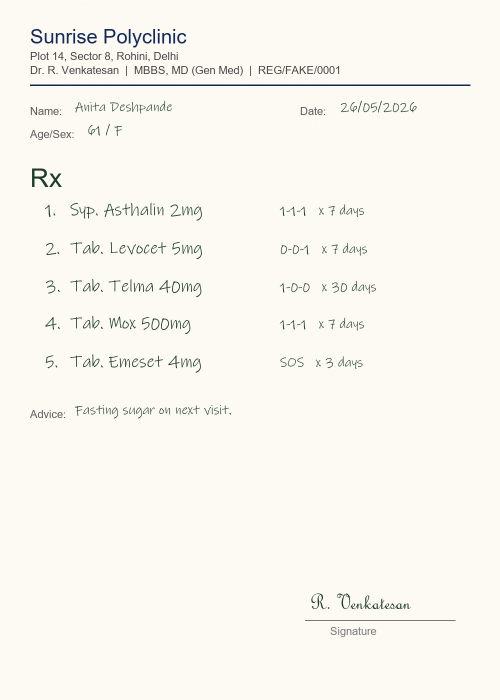
#> input picture data/samples/prescriptions/rx_01_hand_clean.jpg, 1000 x 1400 px (shown at 1/2 size)
$ python -i preprocess.py   (imports and definitions only)
#> lines starting #> are read from the running program, lines starting #| are printed output that depends on the picture; after the words box and inside, x2 and y2 are one past the last pixel; in counts of white or black regions, pixels touching at a corner belong together
#> further down, picture is the input picture: PIL image 1000x1400 RGB; mean R, G, B 249.3, 246.7, 239.9
"""Image preprocessing.

Tesseract was built for scanned documents. Our users photograph a creased prescription
under a ceiling fan at 7 PM. Everything here exists to close that gap; preprocessing
buys more accuracy than any amount of Tesseract configuration.

Order matters: grayscale, upscale, denoise, deskew, then threshold. Thresholding first
destroys the information the other steps need.
"""
from __future__ import annotations

import io
import logging

import cv2
import numpy as np
from PIL import Image, ImageOps

from ..config import settings

log = logging.getLogger(__name__)

#: Tesseract wants roughly 300 DPI equivalent. A 1024px-wide phone photo of an A4 page
#: is about half that, so small print gets upscaled before recognition.
TARGET_MIN_WIDTH = 1600
MAX_WIDTH = 3500

#: A skew correction above this is treated as a misdetection rather than a real tilt —
#: usually caused by a document with heavy graphics or a torn edge confusing the angle
#: estimate. Rotating on a bad estimate makes the page worse, not better.
_MAX_DESKEW_DEGREES = 15.0


# [9 lines left out: function load_image, not called in this run]


def to_grayscale(img: Image.Image) -> Image.Image:
    return img.convert("L")


# [7 lines left out: function upscale_if_small, not called in this run]


def _estimate_skew_degrees(gray: np.ndarray) -> float:
    """Minimum-area-rectangle angle over the thresholded foreground.

    Cheap and boring on purpose — explainable to a judge in one sentence — rather
    than a Hough-transform angle histogram, which is more robust on sparse text but
    harder to justify out loud and slower on a kiosk-grade machine.
    """
    # Otsu threshold: picks a global cutoff automatically, good enough for finding
    # the page's dominant angle even though it is too crude for final OCR input
    # (that is what `binarize` with an adaptive threshold is for).
    _, thresh = cv2.threshold(gray, 0, 255, cv2.THRESH_BINARY_INV | cv2.THRESH_OTSU)
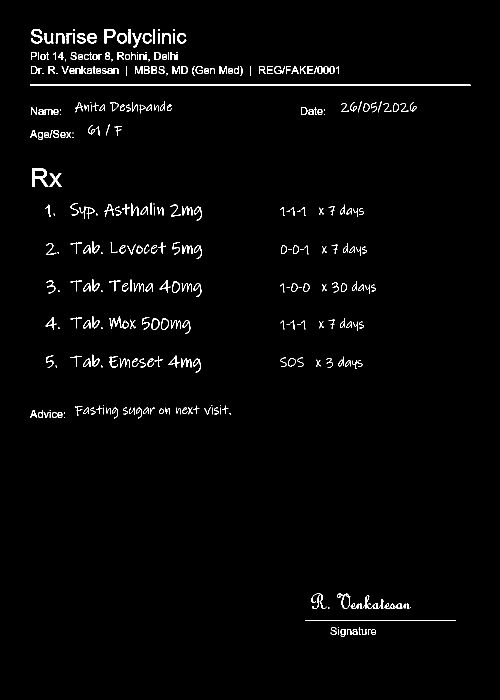
#> thresh: shape (1400, 1000) (shown at 1/2 size); 1.8% white in thin lines or dots, all inside (x1, y1, x2, y2) = (60, 58, 941, 1274)
    coords = cv2.findNonZero(thresh)
#> coords = contour of 25138 points, box (x1, y1, x2, y2) (60, 58, 941, 1274), area 8773
    if coords is None or len(coords) < 50:
        return 0.0  # too little foreground to estimate anything meaningful

    angle = cv2.minAreaRect(coords)[-1]
#> angle = -88.39
    # cv2.minAreaRect returns an angle in [-90, 0); normalise to the nearest
    # horizontal/vertical axis rather than an arbitrary rectangle orientation.
    if angle < -45:
        angle = 90 + angle
#> angle = 1.61
    return angle


def deskew(img: Image.Image) -> Image.Image:
    """Straighten a page photographed at an angle.

    Tesseract's line segmentation degrades fast past ~2 degrees of rotation.
    """
    arr = np.array(img.convert("L"))
    angle = _estimate_skew_degrees(arr)
#> angle = 1.61
    if abs(angle) < 0.5 or abs(angle) > _MAX_DESKEW_DEGREES:
        # Below 0.5 degrees there is nothing worth correcting; above the cutoff
        # this is very likely a misdetection, not a real tilt (see the constant's
        # docstring above).
        return img

    color_arr = np.array(img.convert("RGB"))
    height, width = color_arr.shape[:2]
#> height = 1400; width = 1000
    center = (width // 2, height // 2)
#> center = (500, 700)
    matrix = cv2.getRotationMatrix2D(center, angle, 1.0)
#> matrix = [[1, 0.028, -19.42], [-0.028, 1, 14.29]]
    rotated = cv2.warpAffine(
        color_arr, matrix, (width, height),
        flags=cv2.INTER_CUBIC, borderMode=cv2.BORDER_REPLICATE,
    )
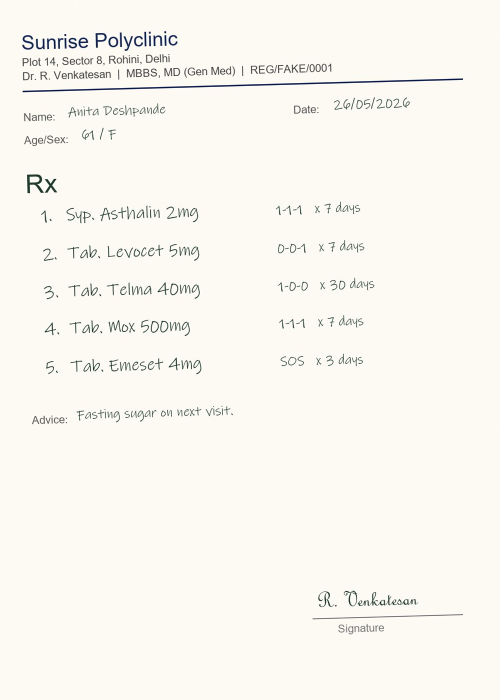
#> rotated: shape (1400, 1000, 3) (shown at 1/2 size); mean R, G, B 249.3, 246.7, 239.8
    return Image.fromarray(rotated)


# [81 lines left out: functions denoise, binarize, preprocess, quality_report, not called in this run]


__all__ = [
    "preprocess",
    "load_image",
    "quality_report",
    "MAX_WIDTH",
    "TARGET_MIN_WIDTH",
    "settings",
]

>>> from PIL import Image
>>> picture = Image.open('../../../data/samples/prescriptions/rx_01_hand_clean.jpg')
>>> result = deskew(picture)

$ run again, on data/samples/prescriptions/rx_02_hand_skewed.jpg
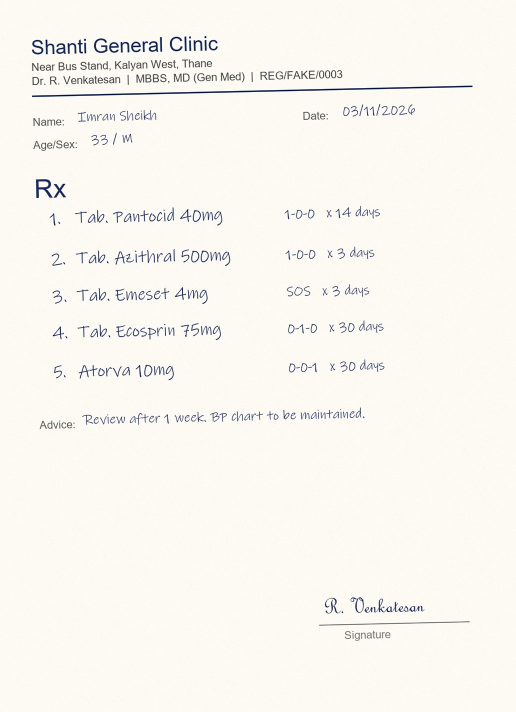
#> input picture data/samples/prescriptions/rx_02_hand_skewed.jpg, 1032 x 1424 px (shown at 1/2 size)
#> picture is the input picture: PIL image 1032x1424 RGB; mean R, G, B 248.8, 246.1, 239.9
#> in _estimate_skew_degrees, `_, thresh = cv2.threshold(gray, 0, 255, cv2.THRESH_BINARY_INV | cv2.TH..`:
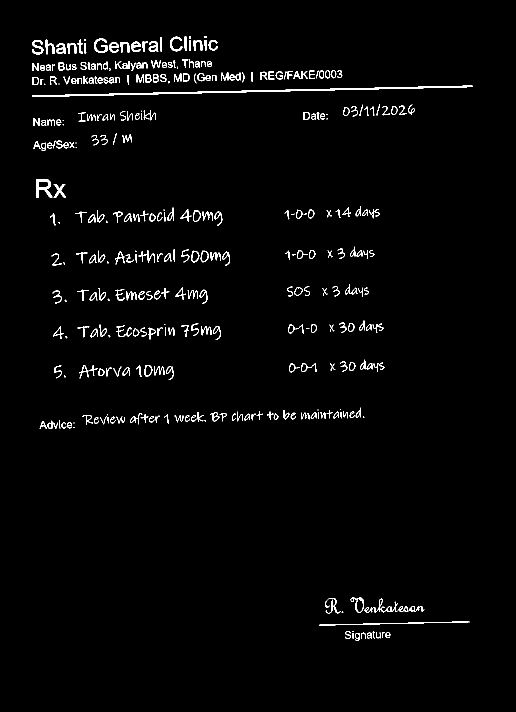
#> thresh: shape (1424, 1032) (shown at 1/2 size); 2% white in thin lines or dots, all inside (x1, y1, x2, y2) = (64, 72, 945, 1282)
#> coords = contour of 28821 points, box (x1, y1, x2, y2) (64, 72, 945, 1282), area 170896
#> in _estimate_skew_degrees, `angle = cv2.minAreaRect(coords)[-1]`: angle = -89.68
#> in _estimate_skew_degrees, `angle = 90 + angle`: angle = 0.321

$ run again, on data/samples/prescriptions/rx_03_hand_folded.jpg
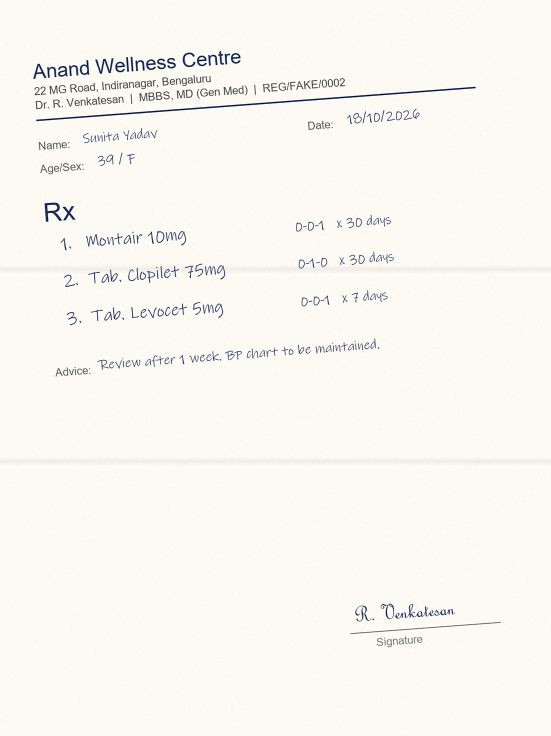
#> input picture data/samples/prescriptions/rx_03_hand_folded.jpg, 1102 x 1472 px (shown at 1/2 size)
#> picture is the input picture: PIL image 1102x1472 RGB; mean R, G, B 249.5, 246.8, 240.4
#> in _estimate_skew_degrees, `_, thresh = cv2.threshold(gray, 0, 255, cv2.THRESH_BINARY_INV | cv2.TH..`:
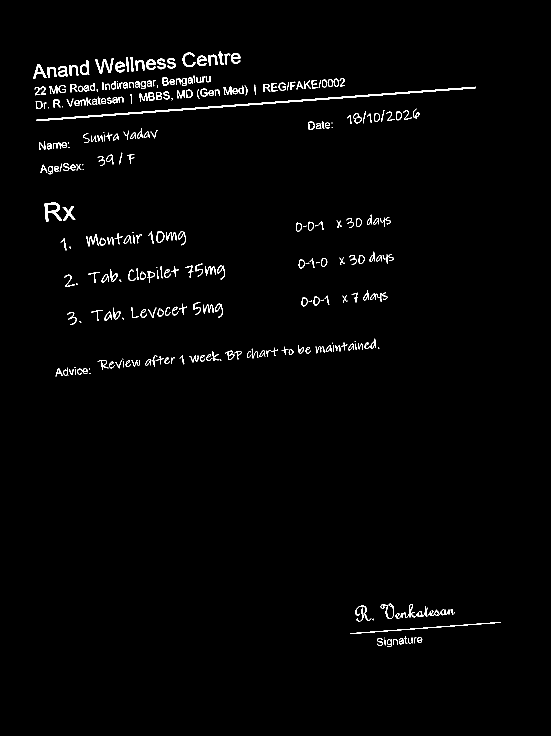
#> thresh: shape (1472, 1102) (shown at 1/2 size); 1.5% white in thin lines or dots, all inside (x1, y1, x2, y2) = (66, 102, 1001, 1294)
#> coords = contour of 24649 points, box (x1, y1, x2, y2) (66, 102, 1001, 1294), area 228736
#> in _estimate_skew_degrees, `angle = cv2.minAreaRect(coords)[-1]`: angle = -2.67
#> matrix = [[0.999, -0.0466, 34.92], [0.0466, 0.999, -24.89]]
#> in deskew, `rotated = cv2.warpAffine( color_arr, matrix, (width, height), flags=cv..`:
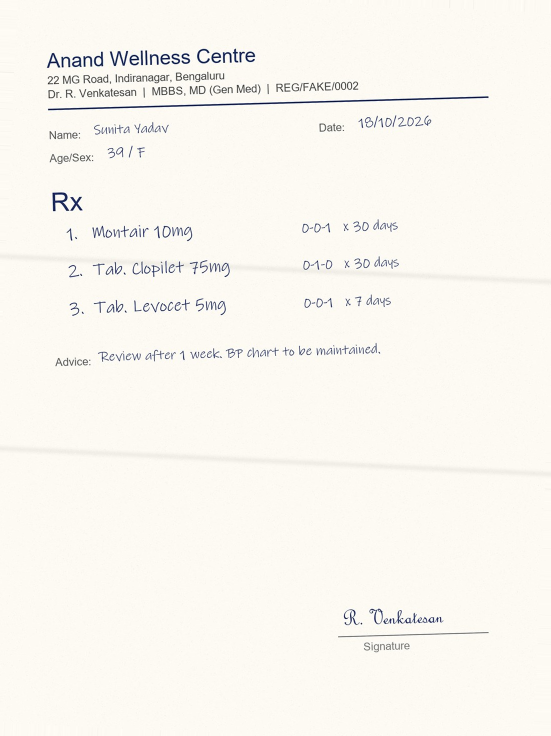
#> rotated: shape (1472, 1102, 3) (shown at 1/2 size); mean R, G, B 249.5, 246.7, 240.3
